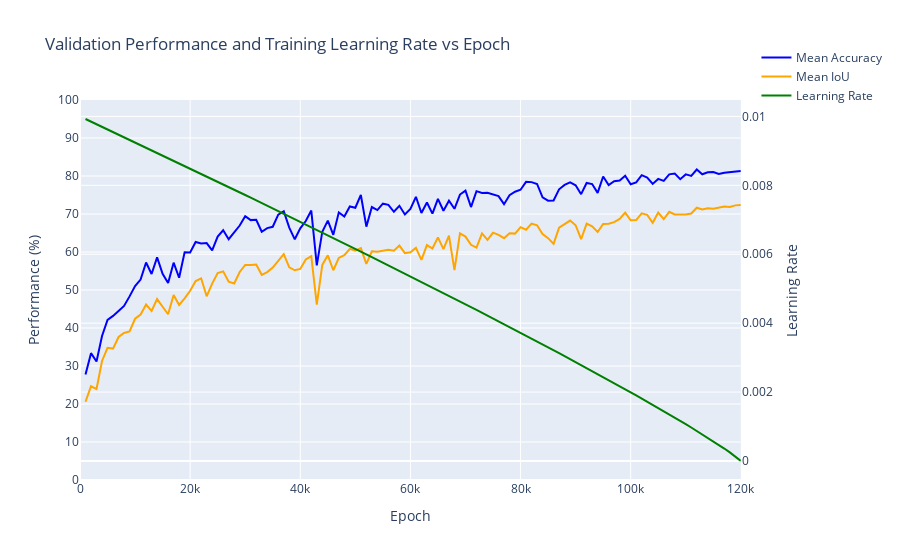

Notebook source saved alongside this figure:
### Code cell
# Ablation 01 - SEBNet BaselineHead SGD, Pretrained, Batch Size 8, OHEM Cross Entropy - 72.34 Best mIoU
log_file_path = '/home/robert.breslin/alessandro/paper_2/mmsegmentation/work_dirs/sebnet_baseline-head_1xb8_cityscapes_ohem/20250822_163056/20250822_163056.log'
epochs, mIoU, mAcc, lrs = parse_log_file(log_file_path)
plot_accuracies_and_lr_interactive(epochs, mAcc, mIoU, lrs, [0,120000])
